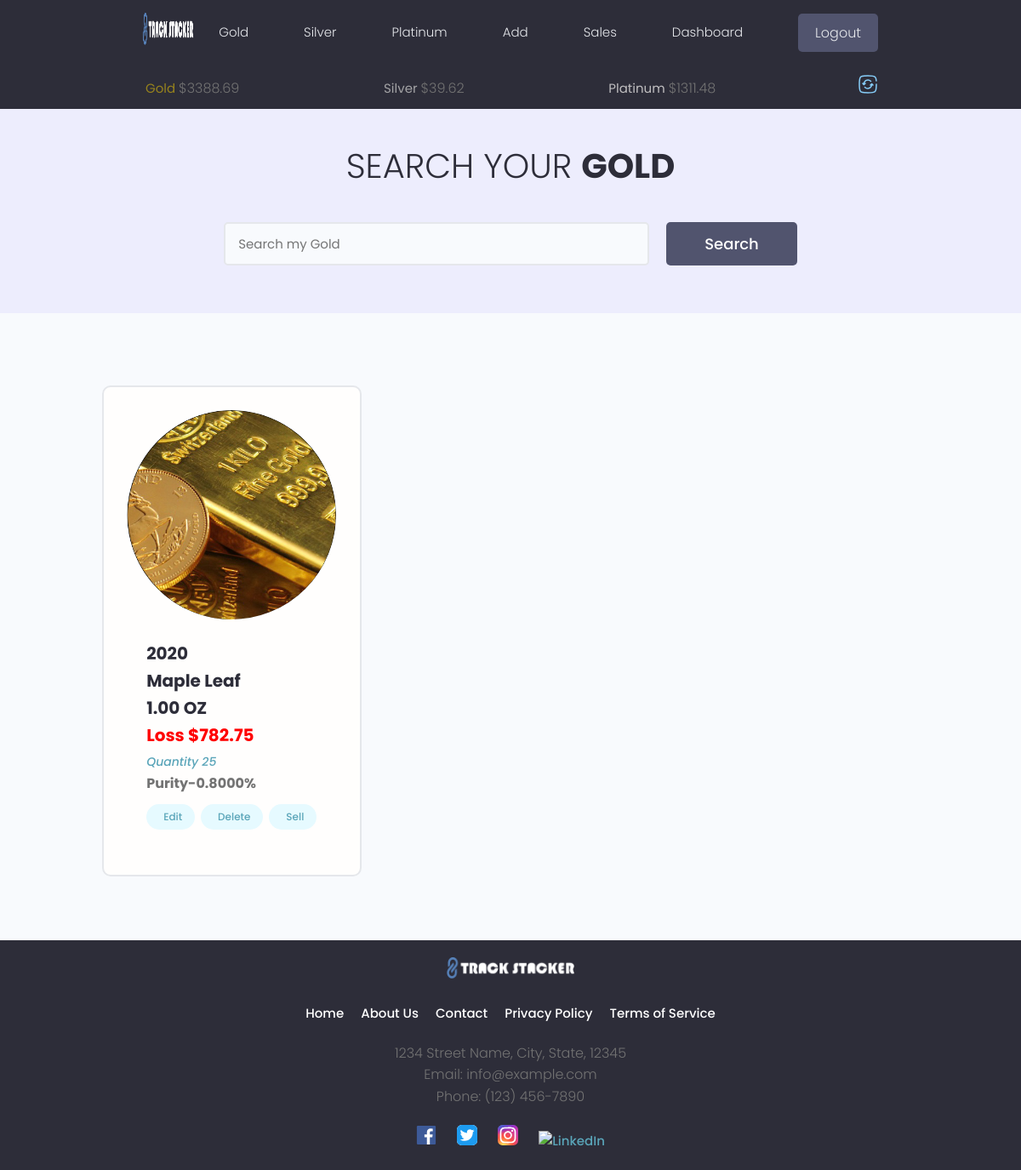
/gold/ (signed in), run on an earlier commit of the app's database.
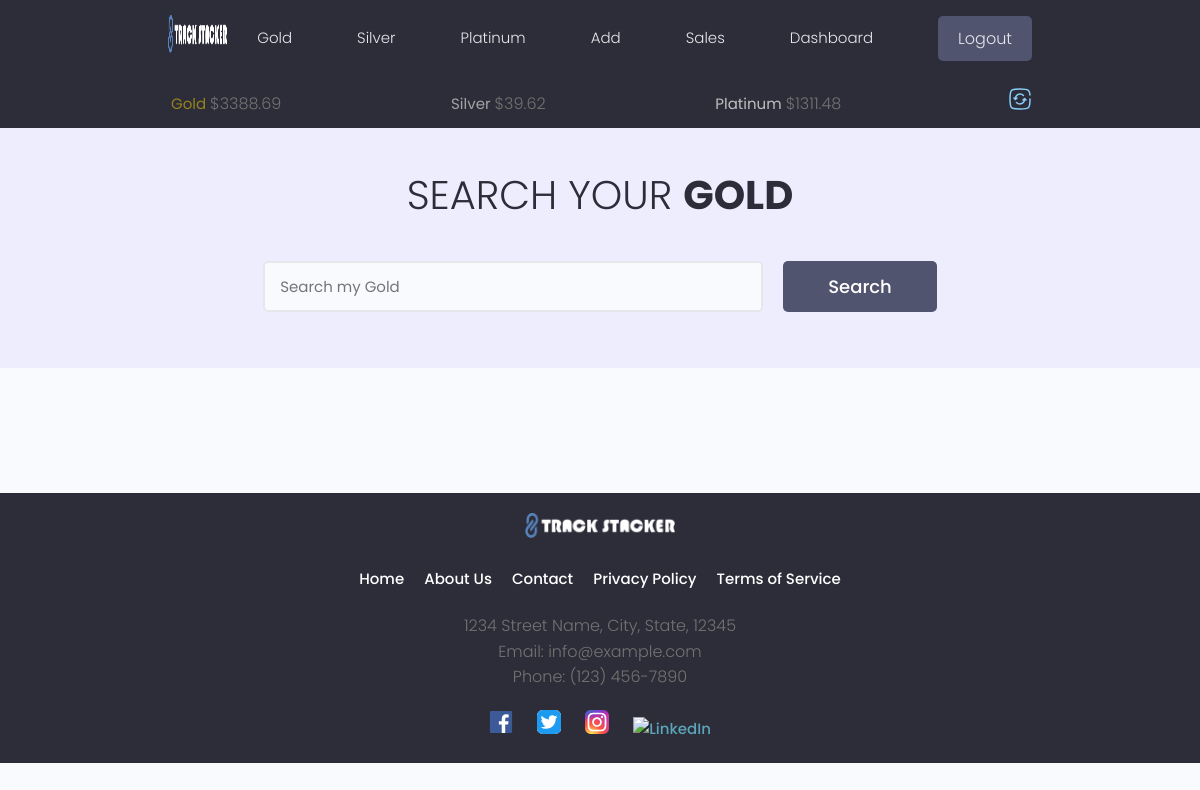
And on a later commit of the database.
### tracker/models.py (models this page shows, shortened)
class Gold(models.Model):
    METAL_TYPES = (
        ('gold', 'Gold'),
        ('silver', 'Silver'),
        ('platinum', 'Platinum'),
    )
    BAR_ROUND_MISC = (
        ('bar', 'Bar'),
        ('round', 'Round'),
        ('misc', 'Misc'),
    )
    UNIT_CHOICES = [
        ('GRAMS', 'Grams'),
        ('TROY_OUNCES', 'Troy Ounces'),
    ]
    COA_PRESENT = [
        ('yes', 'Yes'),
        ('no', 'No'),
    ]
    owner = models.ForeignKey(Profile, on_delete=models.CASCADE, default=None, null=True, blank=True, unique=False)
    metal_type = models.CharField(max_length=100, choices=METAL_TYPES, default='')
    item_type = models.CharField(max_length=100, choices=BAR_ROUND_MISC, default='round')
    coa_present = models.CharField(max_length=100, choices=COA_PRESENT, default='no')
    item_year = models.PositiveIntegerField(null=True, blank=True, default=None)
    serial_number = models.CharField(max_length=100, null=True, blank=True, default=None)
    item_name = models.CharField(max_length=100)
    item_about = models.TextField(max_length=500, null=True, blank=True, default="")
    featured_image = models.ImageField(default='images/gold_avatar.jpg', null=True, blank=True)
    purity = models.DecimalField(max_digits=15, decimal_places=4, null=True, blank=True)
    quantity = models.IntegerField()
    weight_troy_oz = models.DecimalField(max_digits=30, decimal_places=4)
    weight_grams = models.DecimalField(max_digits=30, decimal_places=4, default=0.00)
    agw = models.DecimalField(max_digits=30, decimal_places=4, default=0.00)
    cost_to_purchase = models.DecimalField(max_digits=20, decimal_places=2)
    spot_at_purchase = models.DecimalField(max_digits=20, decimal_places=2, null=True, blank=True, default=None)
    premium = models.DecimalField(max_digits=20, decimal_places=2, null=True, blank=True, default=0.00)
    shipping_cost = models.DecimalField(max_digits=15, decimal_places=2, null=True, blank=True)
    purchased_from = models.CharField(max_length=100)
    created = models.DateTimeField(auto_now_add=True)
    cost_per_unit = models.DecimalField(max_digits=20, decimal_places=2, null=True, blank=True, default=0.00)
    total_cost_per_unit = models.DecimalField(max_digits=20, decimal_places=2, null=True, blank=True, default=0.00)
    weight_per_unit = models.DecimalField(max_digits=20, decimal_places=4, default=0.00)
    initial_weight_unit = models.CharField(max_length=50, choices=UNIT_CHOICES, default='TROY_OUNCES')
    id = models.UUIDField(default=uuid.uuid4, primary_key=True, editable=False)
    class Meta:
        verbose_name_plural = "Gold"
    def calculate_profit(self, spot_price):
        if self.quantity > 0:
            try:
                melt_value = Decimal(self.weight_troy_oz) * Decimal(spot_price)
                profit = melt_value - (self.total_cost_per_unit * self.quantity)
            except Exception as e:
                print(f'There has been an error {e}')
            return profit
        else:
            profit = 0.00
            return profit

### tracker/views.py (the view, shortened to what this page needs)
# urls.py: path('<str:metal_type>/', views.metalPage, name='metal_page'),
@login_required(login_url='login-user')
def metalPage(request, metal_type):
    metals_data, created = MetalsData.objects.get_or_create(owner=request.user.profile)
    five_minutes_later = metals_data.timestamp + 300
    unix_time_now = int(time.time())
    if metals_data.current_gold_price == 0:
        metals_data.get_api_data(request.user)
    elif (unix_time_now - five_minutes_later) > 300:
        print('strawberry pancakes')
    gold_price = metals_data.current_gold_price
    silver_price = metals_data.current_silver_price
    platinum_price = metals_data.current_platinum_price
    print(f"Gold {gold_price}")
    print(f"Silver {silver_price}")
    print(f"Platinum {platinum_price}")
    metal_objects = None
    template_name = None
    results, search_query = searchMetals(request)
    if metal_type == 'gold':
        spot_price = gold_price
        if search_query:
            metal_objects = results.get('gold_items')
        else:
            metal_objects = Gold.objects.filter(owner=request.user.profile)
        template_name = 'tracker/gold.html'
    else:
        raise Http404
    if metal_objects:
        custom_range, metal_objects = paginateMetals(request, metal_objects, 6)
        for object in metal_objects:
            object.profit = object.calculate_profit(spot_price)
        for object in metal_objects:
            object.weight = object.weight_per_unit
        context = {
            'object.weight': object.weight,
            'object.profit': object.profit,
            'spot_price': spot_price,
            'custom_range': custom_range,
            'metal_type': metal_type,
            'metal_objects': metal_objects,
            'search_query': search_query
        }
    else:
        context = {
            'object.weight': 0,
            'object.profit': 0,
            'spot_price': 0,
            'custom_range': [],
            'metal_type': metal_type,
            'metal_objects': [],
            'search_query': search_query
        }
        print('There are some massive errors going on here!')
    return render(request, template_name, context)

### tracker/context_processors.py (called while the page is built)
def subheader_context(request):
    subheader_data = {}
    if request.user.is_authenticated:
        try:
            metals_data, created = MetalsData.objects.get_or_create(owner=request.user.profile)
            subheader_data['gold_price'] = metals_data.current_gold_price
            subheader_data['silver_price'] = metals_data.current_silver_price
            subheader_data['platinum_price'] = metals_data.current_platinum_price
        except MetalsData.DoesNotExist:
            subheader_data['gold_price'] = 'N/A'
            subheader_data['silver_price'] = 'N/A'
            subheader_data['platinum_price'] = 'N/A'
    return subheader_data

### tracker/templatetags/custom_filters.py (called while the page is built)
@register.filter
def absolute(value):
    return abs(value)

### tracker/templates/tracker/gold.html (shortened to what the changed rows need)
{% extends 'main.html' %}
{% block content %}
{% load static %}
{% load multiply %}
{% load custom_filters %}
<main class="projects">
    <section class="hero-section text-center">
      <div class="container container--narrow">
        <div class="hero-section__box">
          <h2>Search your <span>Gold</span></h2>
        </div>
      </div>
    </section>
    <section class="projectsList">
      <div class="container">
        <div class="grid grid--three">
          {% if search_query %}
          {% for object in metal_objects %}
          <div class="column">
            <div class="card project">
              <a href="{% url 'singleMetal' metal_type='gold' pk=object.pk %}" class="project">
                {% if object.featured_image.url != None %}
                <div class="project__thumbnail metal__thumbnail" style="background-image: url('{{ object.featured_image.url }}')">
                </div>
                {% else %}
                <div class="project__thumbnail metal__thumbnail" style="background-image: url('{% static 'images/default.jpg' %}')">
                </div>
                {% endif %}
                <div class="card__body">
                  <h3 class="project__title">{{object.item_year}}</h3>
                  <h3 class="project__title">{{object.item_name}}</h3>
                  {% if object.initial_weight_unit == 'TROY_OUNCES' %}
                  <h3 class="project__title">{{object.weight|floatformat:2}} OZ</h3>
                  {% else %}
                  <h3 class="project__title">{{object.weight|floatformat:2}} Gram{{object.weight|floatformat:2|pluralize}}</h3>
                  {% endif %}
                  {% if object.quantity > 0 %}
                    {% if object.profit > 0 %}
                    <h3 class="project__title profit_plus">Profit ${{object.profit|floatformat:2}}</h3>
                    {% elif object.profit == 0 %}
                    <h3 class="project__title profit_neutral">{{object.profit|floatformat:2}}</h3>
                    {% else %}
                    <h3 class="project__title profit_minus">Loss ${{object.profit|absolute|floatformat:2}}</h3>
                    {% endif %}
                  {% else %}
                    <h3 class="project__title profit_neutral">SOLD OUT</h3>
                  {% endif %}
                  <p><a class="project__author" href="{% url 'singleMetal' metal_type='gold' pk=object.pk %}">Quantity {{object.quantity}}</a></p>
                  <p class="project--rating">
                    <span style="font-weight: bold;">Purity-{{object.purity}}%</span>
                  </p>
                  <p class="project--rating">
                    <a class="tag tag--pill tag--main settings__btn" href="{% url 'editPage' metal_type=object.metal_type pk=object.pk %}"><i class="im im-edit"></i> Edit</a>
                    <a class="tag tag--pill tag--main settings__btn" href="{% url 'deletePage' metal_type=object.metal_type pk=object.pk %}"><i class="im im-edit"></i> Delete</a>
                    <a class="tag tag--pill tag--main settings__btn" href="{% url 'sellPage' metal_type=object.metal_type pk=object.pk %}"><i class="im im-edit"></i> Sell</a>
                  </p>
                </div>
              </a>
            </div>
          </div>
          {% endfor %}
          {% else %}
          {% for object in metal_objects %}
          <div class="column">
            <div class="card project">
              <a href="{% url 'singleMetal' metal_type='gold' pk=object.pk %}" class="project">
                {% if object.featured_image.url != None %}
                <div class="project__thumbnail metal__thumbnail" style="background-image: url('{{ object.featured_image.url }}')">
                </div>
                {% else %}
                <div class="project__thumbnail metal__thumbnail" style="background-image: url('{% static 'images/default.jpg' %}')">
                </div>
                {% endif %}
                <div class="card__body">
                  <h3 class="project__title">{{object.item_year}}</h3>
                  <h3 class="project__title">{{object.item_name}}</h3>
                  {% if object.initial_weight_unit == 'TROY_OUNCES' %}
                  <h3 class="project__title">{{object.weight|floatformat:2}} OZ</h3>
                  {% else %}
                  <h3 class="project__title">{{object.weight|floatformat:2}} Gram{{object.weight|floatformat:2|pluralize}}</h3>
                  {% endif %}
                  {% if object.quantity > 0 %}
                    {% if object.profit > 0 %}
                    <h3 class="project__title profit_plus">Profit ${{object.profit|floatformat:2}}</h3>
                    {% elif object.profit == 0 %}
                    <h3 class="project__title profit_neutral">{{object.profit|floatformat:2}}</h3>
                    {% else %}
                    <h3 class="project__title profit_minus">Loss ${{object.profit|absolute|floatformat:2}}</h3>
                    {% endif %}
                  {% else %}
                    <h3 class="project__title profit_neutral">SOLD OUT</h3>
                  {% endif %}
                  <p><a class="project__author" href="{% url 'singleMetal' metal_type='gold' pk=object.pk %}">Quantity {{object.quantity}}</a></p>                    <span style="font-weight: bold;">Purity-{{object.purity}}%</span>
                  <p class="project--rating">
                    <a class="tag tag--pill tag--main settings__btn" href="{% url 'editPage' metal_type=object.metal_type pk=object.pk %}"> Edit</a>
                    <a class="tag tag--pill tag--main settings__btn" href="{% url 'deletePage' metal_type=object.metal_type pk=object.pk %}"> Delete</a>
                    <a class="tag tag--pill tag--main settings__btn" href="{% url 'sellPage' metal_type=object.metal_type pk=object.pk %}"> Sell</a>
                  </p>
                </div>
              </a>
            </div>
          </div>
          {% endfor %}
          {% endif %}
        </div>
      </div>
    </section>
  </main>
{% endblock content %}

What changed in the data, as far as the page shows it:
removed Gold: featured_image (picture), item_year "2020", item_name "Maple Leaf", weight "1.00", profit|absolute "782.75", quantity "25", purity "0.8000"
